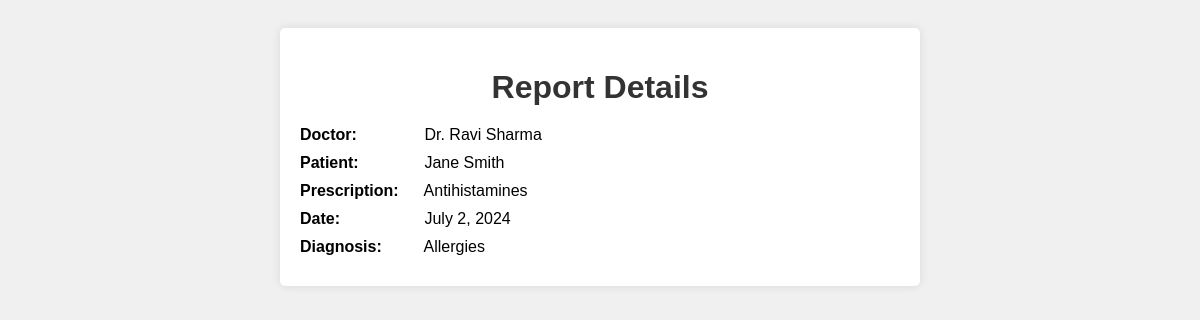
The page /report/2 on the database its author committed.
### hms/models.py (models this page shows, shortened)
class Report(models.Model):
    doctor = models.ForeignKey(Doctor, on_delete=models.CASCADE)
    patient = models.ForeignKey(Patient, on_delete=models.CASCADE)
    prescription = models.TextField()
    date = models.DateField()
    diagnosis = models.TextField()

class Doctor(models.Model):
    name = models.CharField(max_length=200)
    age = models.IntegerField()
    specialization = models.CharField(max_length=10)
    contact = models.CharField(max_length=15)
    hospitals = models.ManyToManyField(Hospital, through='Schedule')
    username = models.CharField(max_length=20)
    password = models.CharField(max_length=20)
    def __str__(self):
        return self.name

class Patient(models.Model):
    name = models.CharField(max_length=200)
    age = models.IntegerField()
    condition = models.CharField(max_length=10)
    contact = models.CharField(max_length=15)
    address = models.CharField(max_length=200)
    hospital = models.ForeignKey(Hospital, on_delete=models.CASCADE)
    doctors = models.ManyToManyField(Doctor, through='Report')
    username = models.CharField(max_length=20)
    password = models.CharField(max_length=20)
    def __str__(self):
        return self.name

### hms/views.py (the view)
# urls.py: path("report/<int:report_id>", views.report_view, name="report_view"),
def report_view(request, report_id):
    report = Report.objects.get(id=report_id)
    return render(request, "report.html", {"report": report})

### templates/report.html (shortened to what this page needs)
<!DOCTYPE html>
<html lang="en">
<head>
</head>
<body>
    <div class="container">
        <h1>Report Details</h1>
        <div class="detail-item">
            <strong>Doctor:</strong> {{ report.doctor }}
        </div>
        <div class="detail-item">
            <strong>Patient:</strong> {{ report.patient }}
        </div>
        <div class="detail-item">
            <strong>Prescription:</strong> {{ report.prescription }}
        </div>
        <div class="detail-item">
            <strong>Date:</strong> {{ report.date }}
        </div>
        <div class="detail-item">
            <strong>Diagnosis:</strong> {{ report.diagnosis }}
        </div>
    </div>
</body>
</html>

### templates/report.html (style rules this page uses)
body { font-family: Arial, sans-serif; background-color: #f0f0f0; padding: 20px; }
.container { background-color: #fff; padding: 20px; border-radius: 5px; box-shadow: 0 0 10px rgba(0, 0, 0, 0.1); max-width: 600px; margin: 0 auto; }
h1 { text-align: center; margin-bottom: 20px; color: #333; }
.detail-item { margin-bottom: 10px; }
.detail-item strong { display: inline-block; width: 120px; font-weight: bold; }

### rows shown on the page
Report: doctor "Dr. Ravi Sharma", patient "Jane Smith", prescription "Antihistamines", date "July 2, 2024", diagnosis "Allergies"
